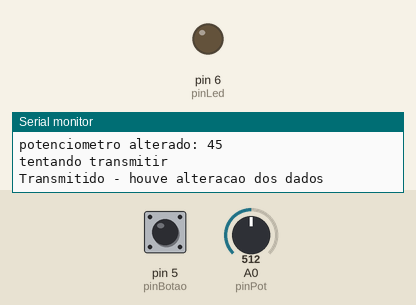
This sketch was run on a simulated Arduino Uno, built with avr-gcc and run on an emulated ATmega328P. Shown: output pins drawn as LEDs (lit = HIGH), the last lines printed to the serial monitor. Inputs (shaded band) come from the test bench; at power-on: pin 5 (pinBotao) HIGH, A0 (pinPot) = 512. No radio packets arrive unless stated.

Above: at 1.2 s.
1.3 s: pin 5 (pinBotao) pulled LOW for 0.15 s
At 1.8 s:
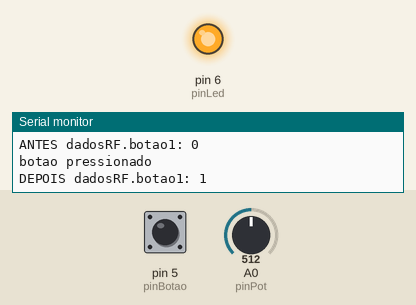
4.4 s: pin 5 (pinBotao) pulled LOW for 1 s
At 6.6 s:
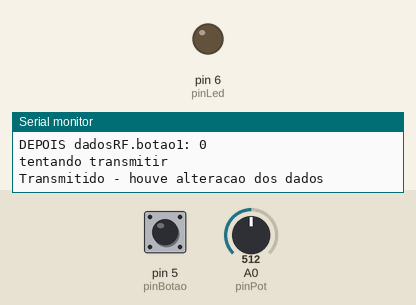
6.9 s: pin 5 (pinBotao) pulled LOW for 3.2 s
At 11.4 s:
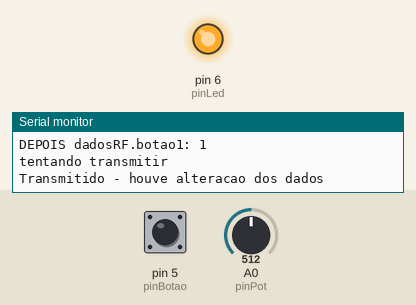
Timing chart, 0 to 12.6 s (numbered marks = the images above; inputs shaded):
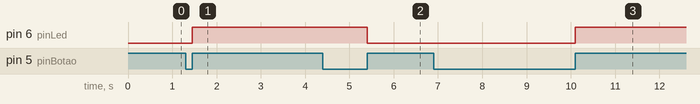

The sketch:

Comunicacao_RF24_receptor.ino
```cpp
#include <SPI.h>
#include <printf.h>
#include <RF24.h>

//*************** Controle do RF ***********************
#define radioID 1   //Informar "0" para um dispositivo e "1" para o outro dispositivo
#define tempoParado 1000

#if radioID == 0

  #include <Servo.h>
  #define pinBotao 6
  #define pinBotao2 5
  #define pinServo 9
  //#define pinBotao 13

#endif

#if radioID == 1

  #define pinLed 6
  #define pinPot A0
  #define pinBotao 5

#endif

#if radioID == 2

  #define pinLed 6
  #define pinBotao2 5

#endif


struct estruturaDadosRF
{
   boolean ligando = false;   //Esta variavel será usada para solicitar os dados do outro aparelho. Será útil quando o aparelho solicitante esta sendo ligado, para manter os valores do aparelho que já esta ligado.
   boolean alterado = false;
   boolean botao1 = false;
   boolean botao2 = false;
   int potenciometro1 = 0;
};

typedef struct estruturaDadosRF tipoDadosRF;
tipoDadosRF dadosRF;
tipoDadosRF dadosRecebidos;

boolean transmitido = true;
boolean alterado = false;

unsigned long lngTempoCorrido;

#if radioID == 0
    //RF24 radio(0,2);
    RF24 radio(7,8);
#else
    RF24 radio(7,8);
#endif

//byte enderecos[][6] = {"1Node","2Node", "3"};
 uint64_t enderecos[6] = {0x7878787878LL,
                        0xB3B4B5B6F1LL,
                        0xB3B4B5B6CDLL,
                        0xB3B4B5B6A3LL,
                        0xB3B4B5B60FLL,
                        0xB3B4B5B605LL
                       };


//*************** Controle do Projeto LOCAL ************
#if radioID == 0
    Servo servo1;
    int angulo1 = 0;
    boolean botao1Ant = LOW;
    boolean botao1    = LOW;
    boolean botao2Ant = LOW;
    boolean botao2    = LOW;
#endif

#if radioID == 1
    int pot1Ant = 0;
    int pot1    = 0;
    boolean botao1Ant = HIGH;
    boolean botao1    = HIGH;
#endif

#if radioID == 2
    boolean botao2Ant = HIGH;
    boolean botao2    = HIGH;
#endif

void setup() {
  Serial.begin(115200);
  printf_begin();
  Serial.println("inicio");

  //*************** Controle do RF ***********************
  if (!radio.begin()) {
    Serial.println(F("radio hardware is not responding!!"));
    while (1) {} // hold in infinite loop
  }
  radio.setChannel(100);
  radio.setPALevel(RF24_PA_LOW);

  radio.setDataRate(RF24_250KBPS);

  //radio.setPayloadSize(sizeof(tipoDadosRF));


  #if radioID == 0
      radio.openWritingPipe(enderecos[0]);
      radio.openReadingPipe(1, enderecos[1]);
      radio.openReadingPipe(2, enderecos[2]);
  #endif

  #if radioID == 1
      radio.openWritingPipe(enderecos[1]);
      radio.openReadingPipe(1, enderecos[0]);
  #endif

  #if radioID == 2
      radio.openWritingPipe(enderecos[2]);
      radio.openReadingPipe(2, enderecos[0]);
  # endif

  //Solicita os dados do outro aparelho, se ele estiver ligado. Tenta a comunicação por 2 segundos.
  dadosRF.ligando = true;
  radio.stopListening();
  long tempoInicio = millis();
  while ( !radio.write( &dadosRF, sizeof(tipoDadosRF) ) ) {
     if ((millis() - tempoInicio) > 2000) {
        break;
     }
  }
  dadosRF.ligando = false;
  radio.startListening();

  //*************** Controle do Projeto LOCAL ************
  #if radioID == 0
      pinMode(pinBotao, INPUT);
      pinMode(pinBotao2, INPUT);
      servo1.attach(pinServo);
  #endif

  #if radioID == 1
      pinMode(pinLed, OUTPUT);
      pinMode(pinPot, INPUT);
      pinMode(pinBotao, INPUT_PULLUP);
  #endif

  #if radioID == 2
      pinMode(pinLed, OUTPUT);
      pinMode(pinBotao2, INPUT_PULLUP);
  #endif

  radio.printPrettyDetails();
}

void loop() {
  //*************** Controle do RF ***********************
  // se houve alteração dos dados, envia para o outro radio

  //Serial.print("alterado: ");
  //Serial.println(alterado);
  //Serial.print("transmitido: ");
  //Serial.println(transmitido);

  if (alterado || !transmitido) {
     if ( (millis() - lngTempoCorrido) > tempoParado) {
         radio.stopListening();
         Serial.println("tentando transmitir");
         transmitido = radio.write( &dadosRF, sizeof(tipoDadosRF) );
         radio.setRetries(3,5);
         if (transmitido) {
            Serial.println("Transmitido - houve alteracao dos dados");
         }
         radio.startListening();
         alterado = false;

         lngTempoCorrido = millis();
     }
     //Serial.println("houve alteracao dos dados");
     //Serial.println(dadosRF);
  }

  //delay(1000);

  //verifica se esta recebendo mensagem
  if (!alterado) {
      if (radio.available()) {
        Serial.println("radio.available()");
         radio.read( &dadosRecebidos, sizeof(tipoDadosRF) );

         //verifica se houve solicitação de envio dos dados
         if (dadosRecebidos.ligando) {
            alterado = true;
         } else {
            //if (dadosRecebidos.alterado) {
              dadosRF = dadosRecebidos;
              Serial.println("dados recebidos");
              Serial.print("RECEBIDO dadosRF.botao1: ");
              Serial.println(dadosRF.botao1);
              Serial.print("RECEBIDO dadosRF.botao2: ");
              Serial.println(dadosRF.botao2);
              Serial.print("RECEBIDO dadosRF.potenciometro1: ");
              Serial.println(dadosRF.potenciometro1);

              //Serial.println(dadosRF);
              //dadosRF.alterado = false;
            //}
         }
      }
  }

  //*************** Controle do Projeto LOCAL ************

  #if (radioID == 0 or radioID == 1)

      botao1 = digitalRead(pinBotao);
      //Serial.print("botao1: ");
      //Serial.println(botao1);
      if (botao1 && (botao1 != botao1Ant)) {
         Serial.print("ANTES dadosRF.botao1: ");
         Serial.println(dadosRF.botao1);
         dadosRF.botao1 = !dadosRF.botao1;
         alterado = true;  //esta variavel controla o envio dos dados sempre que houver uma alteração
         dadosRF.alterado = true;
         Serial.println("botao pressionado");
         Serial.print("DEPOIS dadosRF.botao1: ");
         Serial.println(dadosRF.botao1);
      }
      botao1Ant = botao1;

  #endif

  #if radioID == 0 or  radioID == 2

      botao2 = digitalRead(pinBotao2);

         //Serial.print("botao2: ");
         //Serial.println(botao2);

      if (botao2 && (botao2 != botao2Ant)) {
         Serial.print("ANTES dadosRF.botao2: ");
         Serial.println(dadosRF.botao2);
         dadosRF.botao2 = !dadosRF.botao2;
         alterado = true;  //esta variavel controla o envio dos dados sempre que houver uma alteração
         dadosRF.alterado = true;
         Serial.println("botao pressionado");
         Serial.print("DEPOIS dadosRF.botao2: ");
         Serial.println(dadosRF.botao2);
      }
      botao2Ant = botao2;

  #endif

  #if radioID == 1
    //Serial.print("entrei aqui ");
    pot1 = analogRead(pinPot);

    if (pot1 >= 0 && pot1 <= 250) {
      pot1 = 0;
    } else if (pot1 >= 251 && pot1 <= 525) {
      pot1 = 45;
    } else if (pot1 >= 525 && pot1 <= 755) {
      pot1 = 135;
    } else {
      pot1 = 180;
    }


    //pot1 = 525;

    //pot1 = map(pot1, 0, 1023, 0, 180);

    if (pot1 != pot1Ant) {
       dadosRF.potenciometro1 = pot1;
       alterado = true;  //esta variavel controla o envio dos dados sempre que houver uma alteração
       dadosRF.alterado = true;
       Serial.print("potenciometro alterado: ");
       Serial.println(dadosRF.potenciometro1);
    }
    pot1Ant = pot1;

    //Serial.print("dadosRF.botao1: ");
    //Serial.println(dadosRF.botao1);
    digitalWrite(pinLed, dadosRF.botao1);

  #endif

  #if radioID == 0
    //angulo1 = map(dadosRF.potenciometro1, 0, 1023, 0, 180);
    servo1.write(dadosRF.potenciometro1);
  #endif

  #if radioID == 2
    digitalWrite(pinLed, dadosRF.botao2);
  #endif


  //delay(30);
}
```

Measured:
- after the input at 1.3 s, pin 6 (pinLed): LOW → HIGH after 0.15 s
- after the input at 4.4 s, pin 6 (pinLed): HIGH → LOW after 1.0 s
- after the input at 6.9 s, pin 6 (pinLed): LOW → HIGH after 3.2 s
